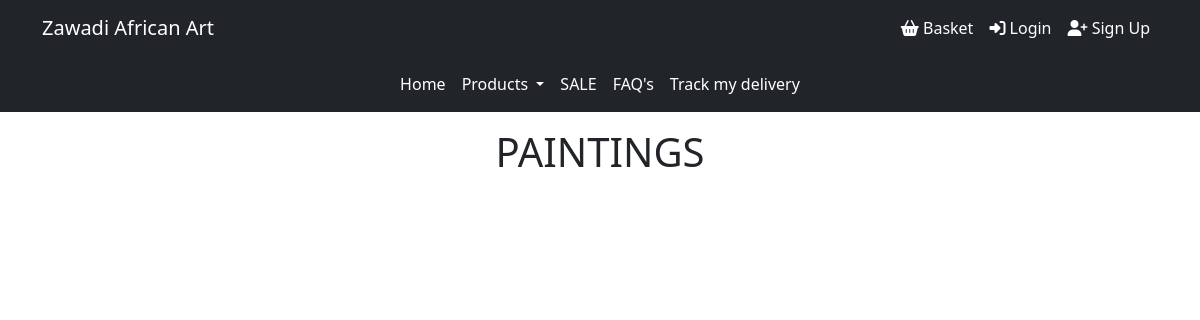
/paintings/, run on an earlier commit of the app's database.
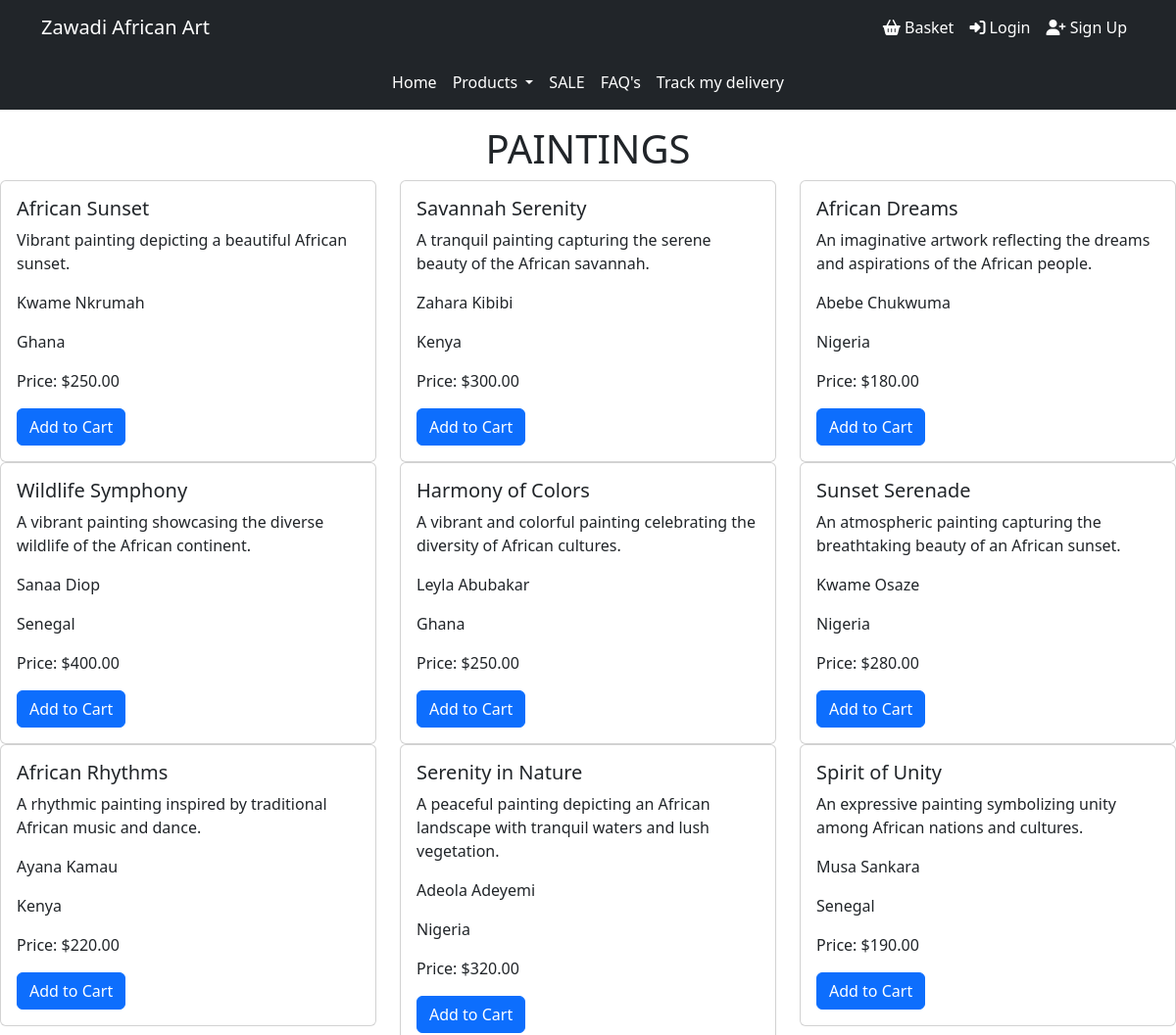
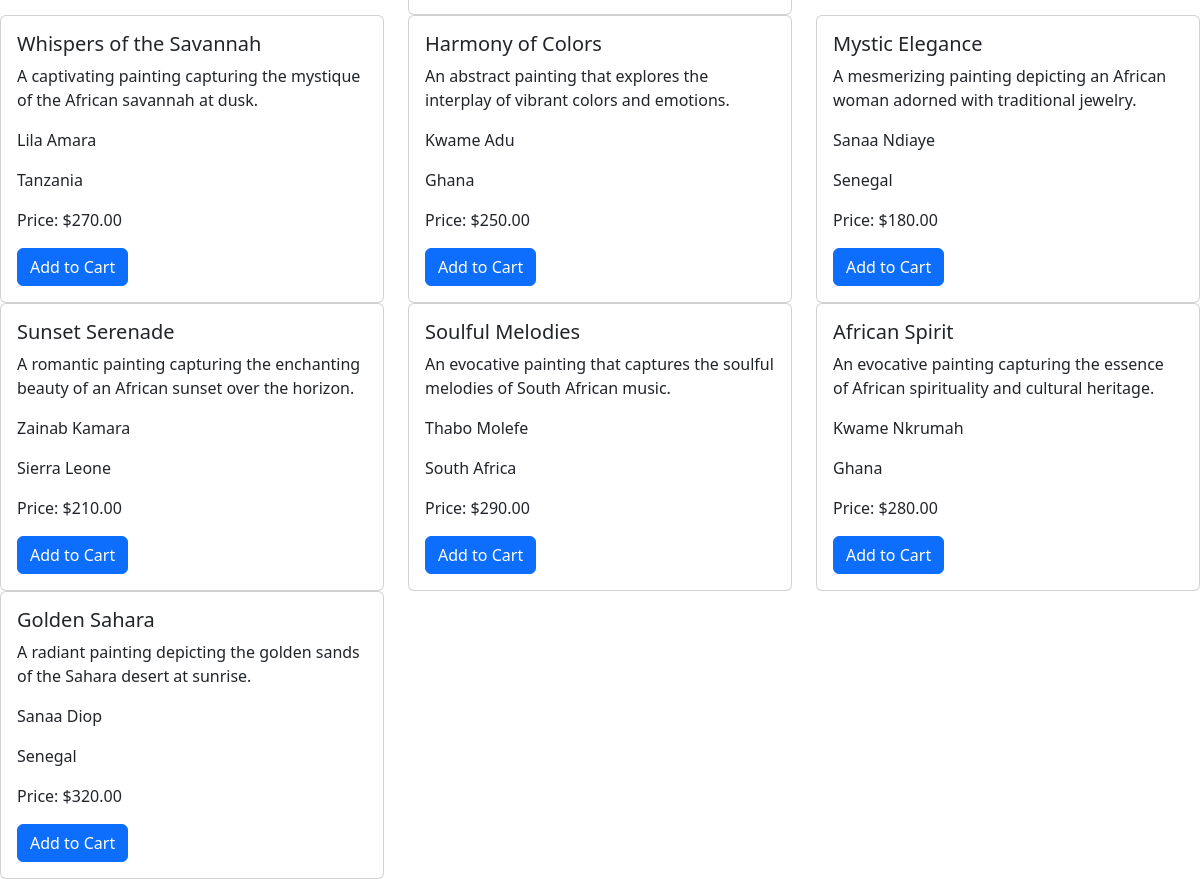
And on a later commit of the database (2 pictures, top to bottom).
### products/models.py (models this page shows, shortened)
class Product(models.Model):
    CATEGORY_CHOICES = [
        ('paintings', 'Paintings'),
        ('sculptures', 'Sculptures'),
        ('frames', 'Frames'),
        ('crafts', 'Crafts'),
    ]
    name = models.CharField(max_length=100)
    description = models.TextField()
    image = CloudinaryField('image')
    artist = models.CharField(max_length=100)
    origin = models.CharField(max_length=50)
    origin_image = CloudinaryField('origin_image')
    style = models.CharField(max_length=50, default="Unknown")
    stock = models.PositiveIntegerField()
    price = models.DecimalField(max_digits=8, decimal_places=2)
    category = models.CharField(max_length=20, choices=CATEGORY_CHOICES)

### products/views.py (the view)
# urls.py: path('paintings/', views.paintings, name='paintings'),
def paintings(request):
    paintings = Product.objects.filter(category='Paintings')
    return render(request, 'paintings.html', {'products': paintings})

### products/templates/paintings.html (shortened to what this page needs)
{% extends 'base.html' %}
{% load static %}
{% block content %}
  <h1 class="d-flex flex-column justify-content-center align-items-center mt-3">PAINTINGS</h1>
    <div class="row">
      {% for product in products %}
        <div class="col-md-4">
          <div class="card">
            <div class="card-body">
              <h5 class="card-title">{{ product.name }}</h5>
              <p class="card-text">{{ product.description }}</p>
              <p class="card-text">{{ product.artist }}</p>
              <p class="card-text">{{ product.origin }}</p>
              <p class="card-text">Price: ${{ product.price }}</p>
              <a href="#" class="btn btn-primary">Add to Cart</a>
            </div>
          </div>
        </div>
      {% endfor %}
    </div>
{% endblock %}

What changed in the data, as far as the page shows it:
now on this page (row edited): Product: name "African Sunset", description "Vibrant painting depicting a beautiful African sunset.", artist "Kwame Nkrumah", origin "Ghana", price "250.00"
now on this page (row edited): Product: name "Savannah Serenity", description "A tranquil painting capturing the serene beauty of the African savannah.", artist "Zahara Kibibi", origin "Kenya", price "300.00"
now on this page (row edited): Product: name "African Dreams", description "An imaginative artwork reflecting the dreams and aspirations of the African people.", artist "Abebe Chukwuma", origin "Nigeria", price "180.00"
now on this page (row edited): Product: name "Wildlife Symphony", description "A vibrant painting showcasing the diverse wildlife of the African continent.", artist "Sanaa Diop", origin "Senegal", price "400.00"
now on this page (row edited): Product: name "Harmony of Colors", description "A vibrant and colorful painting celebrating the diversity of African cultures.", artist "Leyla Abubakar", origin "Ghana", price "250.00"
now on this page (row edited): Product: name "Sunset Serenade", description "An atmospheric painting capturing the breathtaking beauty of an African sunset.", artist "Kwame Osaze", origin "Nigeria", price "280.00"
now on this page (row edited): Product: name "African Rhythms", description "A rhythmic painting inspired by traditional African music and dance.", artist "Ayana Kamau", origin "Kenya", price "220.00"
added Product: name "Serenity in Nature", description "A peaceful painting depicting an African landscape with tranquil waters and lush vegetation.", artist "Adeola Adeyemi", origin "Nigeria", price "320.00"
added Product: name "Spirit of Unity", description "An expressive painting symbolizing unity among African nations and cultures.", artist "Musa Sankara", origin "Senegal", price "190.00"
added Product: name "Whispers of the Savannah", description "A captivating painting capturing the mystique of the African savannah at dusk.", artist "Lila Amara", origin "Tanzania", price "270.00"
added Product: name "Harmony of Colors", description "An abstract painting that explores the interplay of vibrant colors and emotions.", artist "Kwame Adu", origin "Ghana", price "250.00"
added Product: name "Mystic Elegance", description "A mesmerizing painting depicting an African woman adorned with traditional jewelry.", artist "Sanaa Ndiaye", origin "Senegal", price "180.00"
added Product: name "Sunset Serenade", description "A romantic painting capturing the enchanting beauty of an African sunset over the horizon.", artist "Zainab Kamara", origin "Sierra Leone", price "210.00"
added Product: name "Soulful Melodies", description "An evocative painting that captures the soulful melodies of South African music.", artist "Thabo Molefe", origin "South Africa", price "290.00"
added Product: name "African Spirit", description "An evocative painting capturing the essence of African spirituality and cultural heritage.", artist "Kwame Nkrumah", origin "Ghana", price "280.00"
added Product: name "Golden Sahara", description "A radiant painting depicting the golden sands of the Sahara desert at sunrise.", artist "Sanaa Diop", origin "Senegal", price "320.00"
